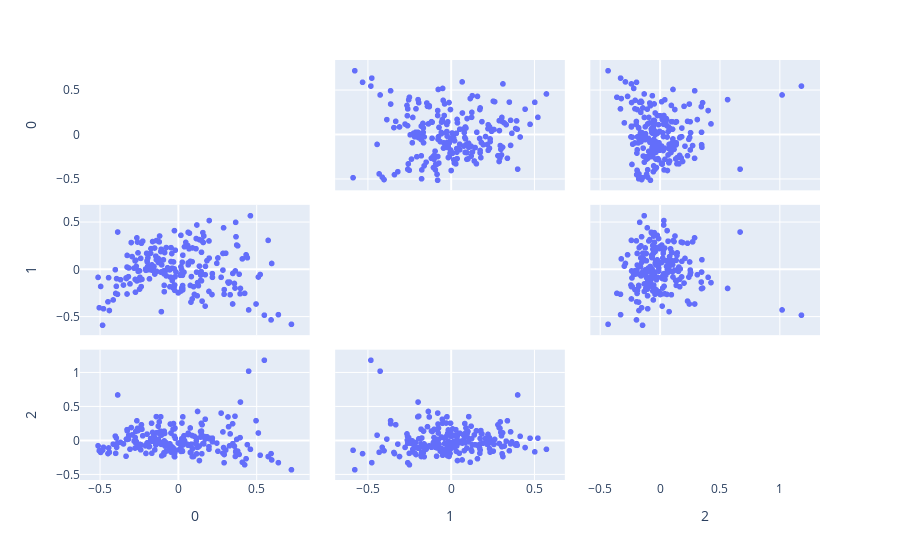

Notebook cell for this chart:
### Code cell
import plotly.express as px

components = X_pca[:, :3]
labels = {
    str(i): f"PC {i+1} ({var:.1f}%)"
    for i, var in enumerate(pca.explained_variance_ratio_ * 100)
}

fig = px.scatter_matrix(
    components
)
fig.update_traces(diagonal_visible=False)
fig.show()

### Figure 1 — Plotly figure (JSON) as saved in the notebook; plotly's stock layout.template omitted (floating-point values rounded to 4 significant figures; data arrays with more than 128 entries replaced by an {"elided": "..."} marker saying what was removed)
{"data": [{"diagonal": {"visible": false}, "dimensions": [{"axis": {"matches": true}, "label": "0", "values": {"elided": "215 float values"}}, {"axis": {"matches": true}, "label": "1", "values": {"elided": "215 float values"}}, {"axis": {"matches": true}, "label": "2", "values": {"elided": "215 float values"}}], "hovertemplate": "%{xaxis.title.text}=%{x}<br>%{yaxis.title.text}=%{y}<extra></extra>", "legendgroup": "", "marker": {"color": "#636efa", "symbol": "circle"}, "name": "", "showlegend": false, "type": "splom"}], "layout": {"dragmode": "select", "legend": {"tracegroupgap": 0}, "margin": {"t": 60}}}
